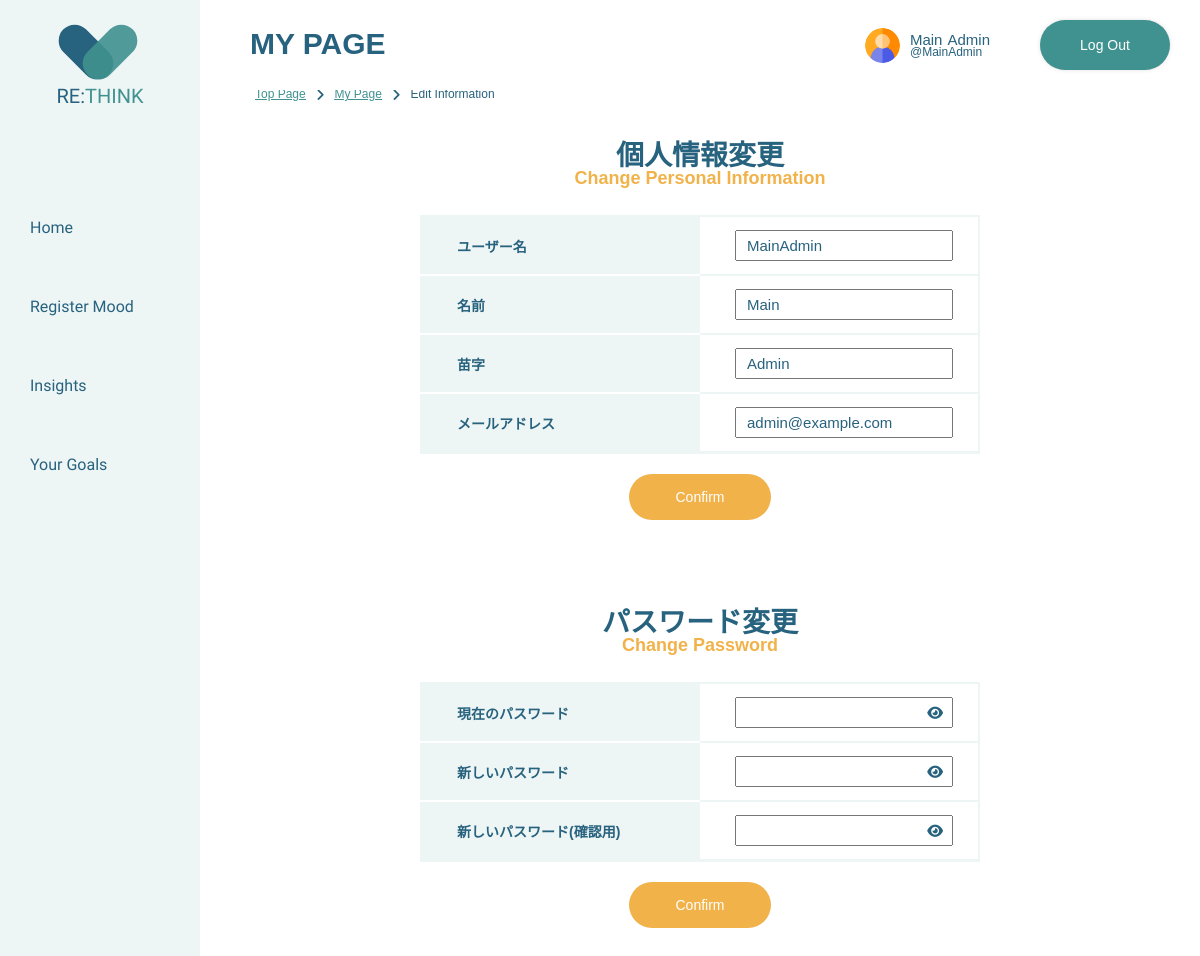
Screenshot of /rethink/user/user_profile/account_edit.php (signed in) with the database file from the repository.
### tables this page shows
CREATE TABLE `users` (
  `UserID` int(11) NOT NULL,
  `FirstName` varchar(50) NOT NULL,
  `LastName` varchar(50) NOT NULL,
  `Username` varchar(30) DEFAULT NULL,
  `Email` varchar(50) NOT NULL,
  `Password` varchar(30) NOT NULL,
  `Role` varchar(1) NOT NULL,
  `Created` date DEFAULT NULL,
  `profileImg` varchar(100) DEFAULT NULL
);

### rethink/server-side/shared/check_login.php (called while the page is built, shortened)
<?php
function check_login($con) {
	if(isset($_SESSION['UserID']))
	{
		$id = $_SESSION['UserID'];
		$query = "SELECT * FROM users WHERE UserID = '$id' limit 1";
		$result = mysqli_query($con,$query);
		if ($result && mysqli_num_rows($result) > 0) {
			$user_data = mysqli_fetch_assoc($result);
			return $user_data;
		}
	}
	die;
}

### rethink/user/user_profile/account_edit.php (the view, shortened to what this page needs)
<?php
include(BASE_PATH . "connections.php");
include(BASE_PATH . "check_login.php");
include(BASE_PATH . "header/user_layout.php");
$userData = check_login($con);
?>
<!DOCTYPE html>
<html lang="en">
    <head>
        <?php includeHeadAssets(); ?>
    </head>
    <body>
        <header class="sidebar-navigation">
            <?php renderUserNavigation(); ?>
        </header>
        <?php renderUserHeaderWithLogout($userData); ?>
        <div class="main-wrapper">
            <div class="breadcrumbs">
                <a href="../user_home.php"><p>Top Page</p></a>
                <i class="fa-solid fa-angle-right fa-sm"></i>
                <a href="./my_page.php"><p>My Page</p></a>
                <i class="fa-solid fa-angle-right fa-sm"></i>
                <p class="bread-active">Edit Information</p>
            </div>
            <h2>My page</h2>
            <section class="account-edit-wrapper">
                <form action="" method="post"  enctype="multipart/form-data">
                    <div class="account-edit-table">
                        <h3>
                            <span class="japanese-title">個人情報変更</span>
                            <span class="english-title">Change Personal Information</span>
                        </h3>
                        <div class="input-error">
                            <p>
                            </p>
                        </div>
                        <table>
                            <tr>
                                <td>ユーザー名</td>
                                <td><input type="text" name="username" value="<?php if(!empty($userData['Username'])){ echo $userData['Username']; } ?>"></td>
                            </tr>
                            <tr>
                                <td>名前</td>
                                <td><input type="text" name="firstname" value="<?php if(!empty($userData['FirstName'])){ echo $userData['FirstName']; } ?>"></td>
                            </tr>
                            <tr>
                                <td>苗字</td>
                                <td><input type="text" name="lastname" value="<?php if(!empty($userData['LastName'])){ echo $userData['LastName']; } ?>"></td>
                            </tr>
                            <tr>
                                <td>メールアドレス</td>
                                <td><input type="text" name="email" value="<?php if(!empty($userData['Email'])){ echo $userData['Email']; } ?>"></td>
                            </tr>
                        </table>
                    </div>
                    <div class="profile-edit-button">
                        <input type="submit" value="Confirm" name="updateInformation" class="primary-btn"/>
                    </div>
                </form>
                <form action="" method="post" enctype="multipart/form-data">
                    <div class="account-edit-table">
                        <h3>
                            <span class="japanese-title">パスワード変更</span>
                            <span class="english-title">Change Password</span>
                        </h3>
                        <div class="input-error">
                            <p>
                            </p>
                        </div>
                        <table>
                            <tr>
                                <td>現在のパスワード</td>
                                <td>
                                    <input type="password" name="currentPassword" id="currentPasswordInput">
                                    <p><i id="currentPasswordToggle" class="fa-solid fa-eye" onclick="togglePasswordVisibility('currentPasswordInput', 'currentPasswordToggle')"></i>
                                </td>
                            </tr>
                            <tr>
                                <td>新しいパスワード</td>
                                <td>
                                    <input type="password" name="newPassword" id="newPasswordInput">
                                    <p><i id="newPasswordToggle" class="fa-solid fa-eye" onclick="togglePasswordVisibility('newPasswordInput', 'myInputnewPasswordToggleIcon')"></i>
                                </td>
                            </tr>
                            <tr>
                                <td>新しいパスワード(確認用)</td>
                                <td>
                                    <input type="password" name="newPasswordCheck" id="confirmPasswordInput">
                                    <p><i id="confirmPasswordToggle" class="fa-solid fa-eye" onclick="togglePasswordVisibility('confirmPasswordInput', 'confirmPasswordToggle')"></i>
                                </td>
                            </tr>
                        </table>
                    </div>
                    <div class="profile-edit-button">
                        <input type="submit" value="Confirm" name="updatePassword" class="primary-btn"/>
                    </div>
                </form>
            </section>
        </div>
    </body>
</html>

### rethink/server-side/shared/header/user_layout.php (shortened to what this page needs)
<?php
function hsc($hsc)
{
	return htmlspecialchars($hsc, ENT_QUOTES);
}
function includeHeadAssets() {
    echo '
        <meta charset="utf-8">
        <title>RE:THINK</title>
        <script src="https://kit.fontawesome.com/4f1988a159.js"></script>
        <link rel="preconnect" href="https://fonts.googleapis.com">
        <link rel="preconnect" href="https://fonts.gstatic.com" crossorigin>
        <link href="https://fonts.googleapis.com/css2?family=Gudea&display=swap" rel="stylesheet">
        <link rel="stylesheet" href="' . BASE_URL . './assets/css/shared.css">
        <link rel="stylesheet" href="' . BASE_URL . './assets/css/user.css">
        ';
}
function renderUserNavigation() {
    echo "
        <nav>
            <a href='" . BASE_URL . "user/user_home.php'>
                <div class='heart-header'>
                    <div class='heart'>
                        <div class='heart-left'></div>
                        <div class='heart-right'></div>
                    </div>
                    <div class='name-header'>RE:<span>THINK</span></div>
                </div>
            </a>
            <ul class='navigation-user'>
                <a href='" . BASE_URL . "user/user_home.php' class='index-active'>
                    <li class='hover-underline-animation'>Home</li>
                </a>
                <a href='" . BASE_URL . "user/mood/register_mood.php' class='mood-register-active'>
                    <li class='hover-underline-animation'>Register Mood</li>
                </a>
                <a href='" . BASE_URL . "user/tracking_insights/insights.php' class='insights-active'>
                    <li class='hover-underline-animation'>Insights</li>
                </a>
                <a href='" . BASE_URL . "user/goals/display_user_goals.php' class='goals-active'>
                    <li class='hover-underline-animation'>Your Goals</li>
                </a>
            </ul>
        </nav>
    ";
}
function renderUserHeaderWithLogout($user_data){
    echo "
        <div class='top-header'>
            <a href='" . BASE_URL . "user/user_profile/my_page.php'>
                <div class='header-display'>
                    <div class='header-icon'>
                        <img src='" . BASE_URL . "assets/user-img/" .hsc($user_data['profileImg'])."' alt='User Profile Image'>
                    </div>
                    <div class='header-name-wrapper'>
                        <div class='header-name'>
                            <p class='first-name'>" .hsc($user_data['FirstName'])."</p>
                            <p class='last-name'>" .hsc($user_data['LastName'])."</p>
                        </div>
                        <div class='header-title'>
                            <p>@" .hsc($user_data['Username'])."</p>
                        </div>
                    </div>
                </div>
            </a>
            <a href='". BASE_URL . "server-side/shared/logout.php'>
                <div class='logout-sticky'>Log Out</div>
            </a>
        </div>
    ";
}
?>

### rows the page displays
users: profileImg (picture), FirstName "Main", LastName "Admin", Username "MainAdmin", username "MainAdmin", firstname "Main", lastname "Admin", email "admin@example.com"
